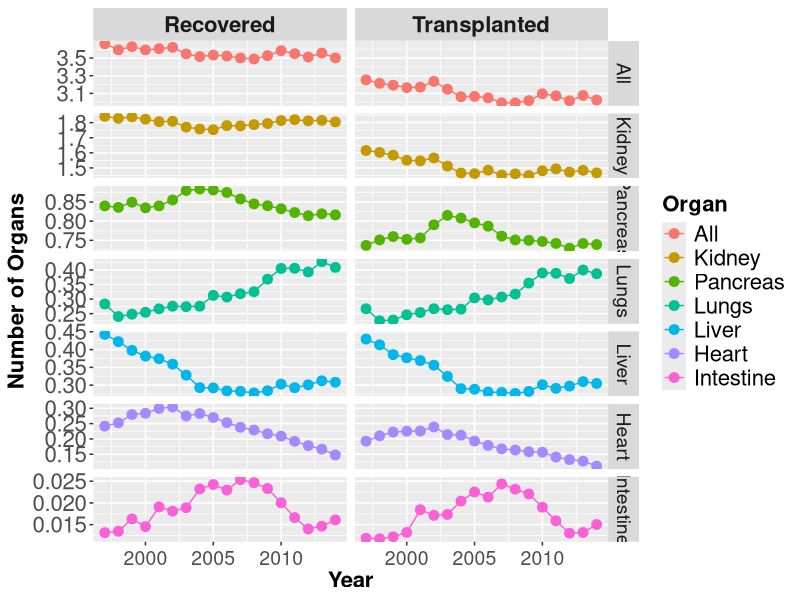
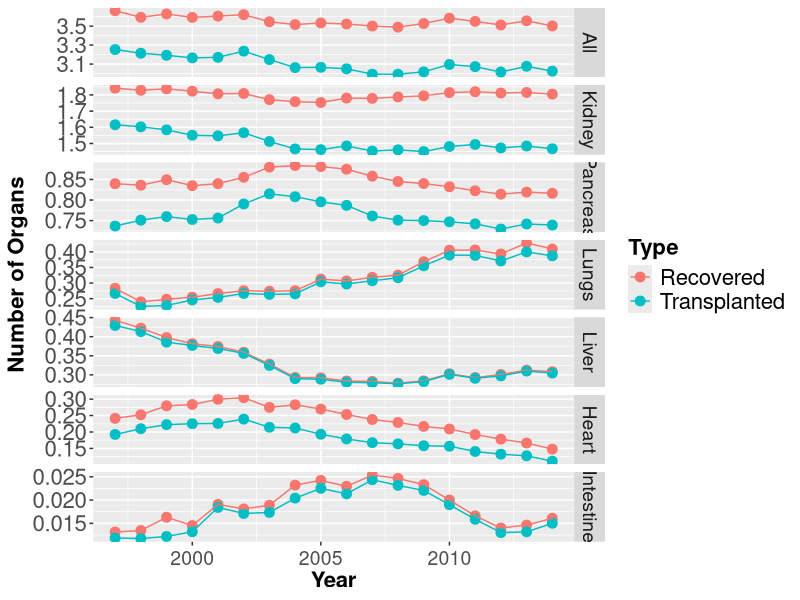
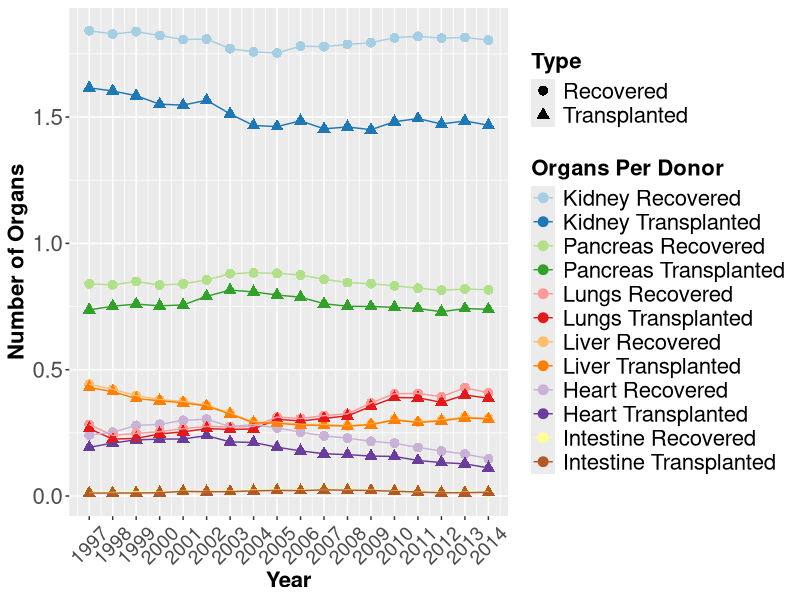

Source code (R) for these figures, in order:
## ---- chunk 1
library(ggplot2)
library(scales)
setwd("C:/Users/ceharvey/Documents/Personal/School/Statistical-Graphics/Redesign")

data = read.csv("Line3.csv")
data$Organ <- factor(data$Organ,levels = c("All","Kidney", "Pancreas", "Lungs", "Liver","Heart","Intestine"))
data$Type <- factor(data$Type)
data$OrganType <- factor(data$OrganType, levels = c("All Recovered","All Transplanted","Kidney Recovered","Kidney Transplanted","Pancreas Recovered","Pancreas Transplanted","Lungs Recovered","Lungs Transplanted","Liver Recovered"       ,"Liver Transplanted","Heart Recovered","Heart Transplanted","Intestine Recovered","Intestine Transplanted"))

## ---- chunk 2
p <- ggplot(data, aes(Year, Value, color=Organ))+geom_point(size=3)+geom_line()
p+labs(y = "Number of Organs", x="Year")+facet_grid(Organ ~ Type, scales = "free")+ theme(title = element_text(size=18, face="bold"),strip.text.x = element_text(size=16, face="bold"), strip.text.y = element_text(size=14), axis.title.x = element_text(face="bold", size=16), axis.text.x  = element_text(vjust=0.5, size=14), axis.title.y = element_text(face="bold", size=16), axis.text.y  = element_text(size=16), legend.text = element_text( size=16), legend.title = element_text( size=16))
## ---- chunk 3
p <- ggplot(data, aes(Year, Value, color=Type))+geom_point(size=3)+geom_line()
p+labs(y = "Number of Organs", x="Year")+facet_grid(Organ ~ ., scales = "free")+ theme(title = element_text(size=18, face="bold"),strip.text.x = element_text(size=16, face="bold"), strip.text.y = element_text(size=14), axis.title.x = element_text(face="bold", size=16), axis.text.x  = element_text(vjust=0.5, size=14), axis.title.y = element_text(face="bold", size=16), axis.text.y  = element_text(size=16), legend.text = element_text( size=16), legend.title = element_text( size=16))
## ---- chunk 4
newdata <- data[ which((data$Organ !='All')), ]
p <- ggplot(newdata, aes(Year, Value, color=OrganType, shape=Type))+geom_point(size=3)+geom_line()+scale_x_continuous(breaks=seq(1997, 2014, 1))
p+labs(y = "Number of Organs", x="Year")+ theme(title = element_text(size=18, face="bold"),strip.text.x = element_text(size=16, face="bold"), strip.text.y = element_text(size=14), axis.title.x = element_text(face="bold", size=16), axis.text.x  = element_text(vjust=0.5, size=14, angle=45), axis.title.y = element_text(face="bold", size=16), axis.text.y  = element_text(size=16), legend.text = element_text( size=16), legend.title = element_text( size=16)) + scale_color_brewer(name="Organs Per Donor",palette="Paired")
